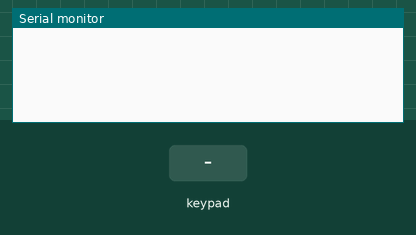
This sketch was run on a simulated Arduino Uno, built with avr-gcc and run on an emulated ATmega328P. Shown: the last lines printed to the serial monitor. Wiring (inferred from the names in the program): 3×3 keypad with keys 1 2 3 4 5 6 7 8 9 (labels assumed): rows pin 2, pin 3, pin 4; columns pin 5, pin 6, pin 7. The test bench sets the inputs (shaded band).

Above: at 1.2 s.
1.3 s: key '1' pressed
At 2.6 s:
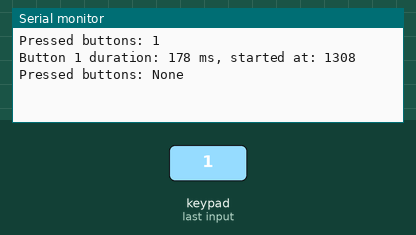
2.9 s: keypad keys 2 3 4 pressed 0.4 s apart
At 3.06 s:
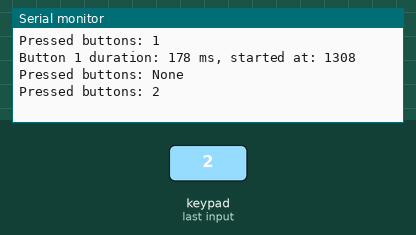
5.6 s: key '2' pressed
At 6.6 s:
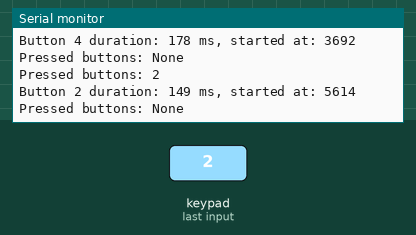
7.1 s: keypad keys 5 6 7 pressed 0.4 s apart
At 8.8 s:
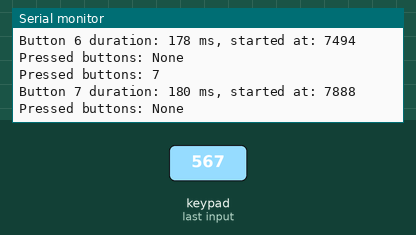
Timing chart, 0 to 10.3 s (numbered marks = the images above; inputs shaded):
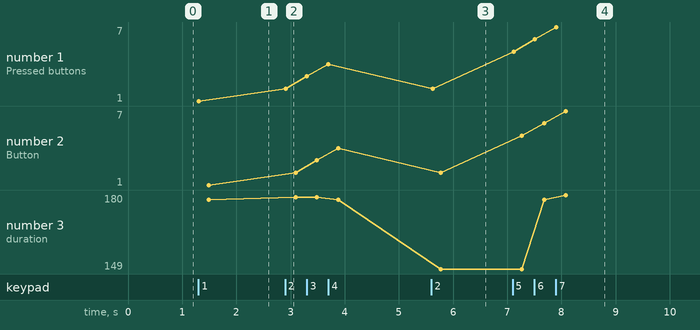

The sketch:

sketch_mar12a.ino
```cpp
#define ROW1 2
#define ROW2 3
#define ROW3 4

#define COL1 5
#define COL2 6
#define COL3 7

#define NROWS 3
#define NCOLS 3
#define SCAN_INTERVAL 10

const int row_pins[NROWS] = {2, 3, 4};
const int col_pins[NCOLS] = {5, 6, 7};
bool btn_pressed[NROWS][NCOLS] = {{false, false, false}, {false, false, false}, {false, false, false}};
bool prev_btn_pressed[NROWS][NCOLS] = {{false, false, false}, {false, false, false}, {false, false, false}};
unsigned long press_start_time[NROWS][NCOLS] = {{0, 0, 0}, {0, 0, 0}, {0, 0, 0}};
volatile uint8_t current_row = 0;

void setup_timer() {
  cli(); // Остановить прерывания
  TCCR1A = 0;
  TCCR1B = (1 << WGM12) | (1 << CS12);
  OCR1A = (F_CPU / 256 / 1000) * SCAN_INTERVAL - 1;
  TIMSK1 |= (1 << OCIE1A);
  sei(); // Включить прерывания
}

void setup()
{
  for(int i = 0;i < NROWS; i++) {
    pinMode(row_pins[i], OUTPUT);
  }
  for(int i = 0;i < NCOLS; i++) {
    pinMode(col_pins[i], INPUT_PULLUP);
  }
  Serial.begin(9600);
    setup_timer();
}

void loop()
{
}

ISR(TIMER1_COMPA_vect) {
  for(int i = 0; i < NROWS; i++) {
    digitalWrite(row_pins[i], HIGH);
  }
  digitalWrite(row_pins[current_row], LOW);

  bool state_changed = false;
  unsigned long current_time = millis();

  for(int icol = 0; icol < NCOLS; icol++) {
    bool is_pressed = !digitalRead(col_pins[icol]);
    if (is_pressed && !prev_btn_pressed[current_row][icol]) {
      press_start_time[current_row][icol] = current_time;
    }
    if (!is_pressed && prev_btn_pressed[current_row][icol]) {
      Serial.print("Button ");
      Serial.print(1 + icol + NCOLS * current_row);
      Serial.print(" duration: ");
      Serial.print(current_time - press_start_time[current_row][icol]);
      Serial.print(" ms, started at: ");
      Serial.println(press_start_time[current_row][icol]);
    }
    btn_pressed[current_row][icol] = is_pressed;
    if (btn_pressed[current_row][icol] != prev_btn_pressed[current_row][icol]) {
      state_changed = true;
    }
  }

  if (state_changed) {
    report_button_states();
  }

  memcpy(prev_btn_pressed, btn_pressed, sizeof(btn_pressed));
  current_row = (current_row + 1) % NROWS;
}

void report_button_states() {
  Serial.print("Pressed buttons: ");
  bool any_pressed = false;
  for (int irow = 0; irow < NROWS; irow++) {
    for (int icol = 0; icol < NCOLS; icol++) {
      if (btn_pressed[irow][icol]) {
        Serial.print(1 + icol + NCOLS * irow);
        Serial.print(" ");
        any_pressed = true;
      }
    }
  }
  if (!any_pressed) {
    Serial.print("None");
  }
  Serial.println();
}
```

Measured:
- after the input at 1.3 s, the serial monitor: prints a new line at once (image 1)
- after the input at 2.9 s, the serial monitor: prints a new line at once (image 2)
- after the input at 5.6 s, the serial monitor: prints a new line after 0.17 s (image 3)
- after the input at 7.1 s, the serial monitor: prints a new line at once (image 4)
- plotted number 1: 1 → 4 after the input at 2.9 s, 2 → 7 after the input at 7.1 s
- plotted number 2: 1 → 4 after the input at 2.9 s, 2 → 7 after the input at 7.1 s
- plotted number 3: 178 → 149 after the input at 5.6 s, 149 → 180 after the input at 7.1 s
